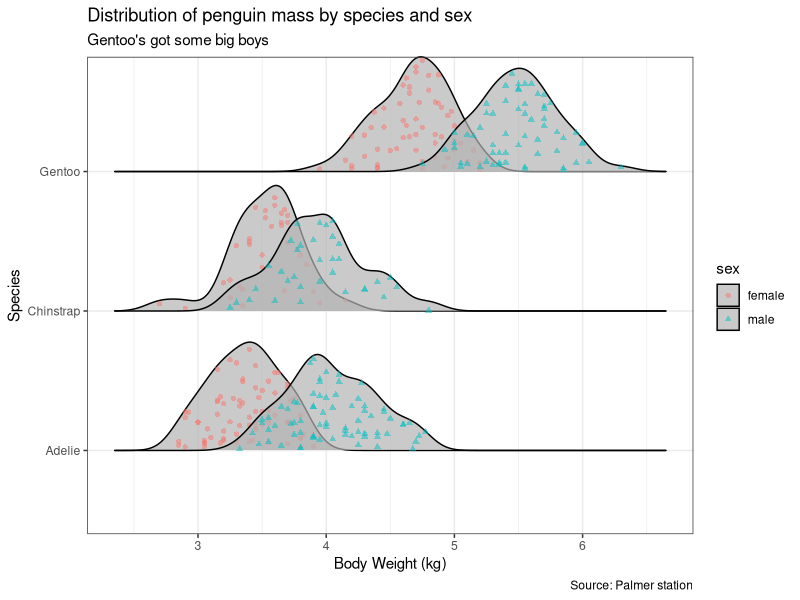
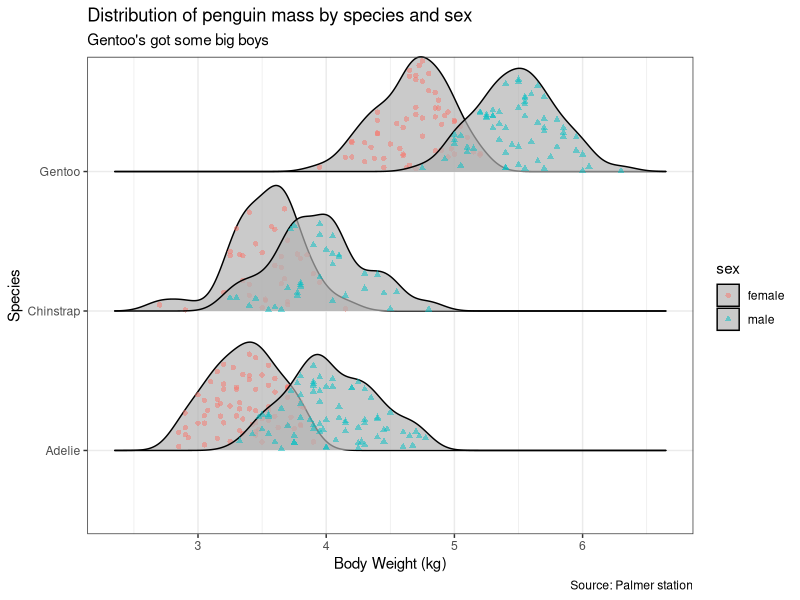

Recreate these plots in R, in order.
###INTRO####

##This code will run a new plot made from data in the Palmer penguins package

#created by Kelli Konicek
#created on 2024-9-12
#updated on 2024-9-14

### libraries ####
library(here)
library(tidyverse)
library(here)
library(palmerpenguins)
library(ggplot2)
library(ggthemes)
library(ggpubr)
library(ggridges)


### load data ####
#data set is built into library(palmerpenguins)

# here are ways to take a look at your dataset 
view(penguins)
head(penguins)
tail(penguins)
glimpse(penguins) 

### load functions ####

#no functions for this yet 

### data analysis:Are males or females heavier? ####

#remove NAs
penguins1<- na.omit(penguins)

#make a plot
ggplot(data=penguins1, mapping=aes(x = body_mass_g, 
                      y = species,)) +               
 geom_density_ridges(scale = .9,
    aes(point_color = sex, point_fill = sex, point_shape = sex),
    alpha = .7, point_alpha = .5, jittered_points = TRUE
  ) +                                                 # create density curves to show distribution of penguin weights. Maybe a histogram would be better?
  scale_x_continuous(breaks = c(3000,4000,5000,6000),
                     labels = c("3", "4", "5","6"))+ # I donʻt know how to quickly convert the grams to kiloGssss without just relabeling it
  labs(title="Distribution of penguin mass by species and sex",
       subtitle="Gentoo's got some big boys",
       x= "Body Weight (kg)",
       y= "Species",
       caption = "Source: Palmer station") +
  theme_bw()

#red text:"picking joint bandwidth of 116" 


###save plot ####
ggsave(here("week_03" , "outputs", "homework_3.png"), width = 11, height = 7)
